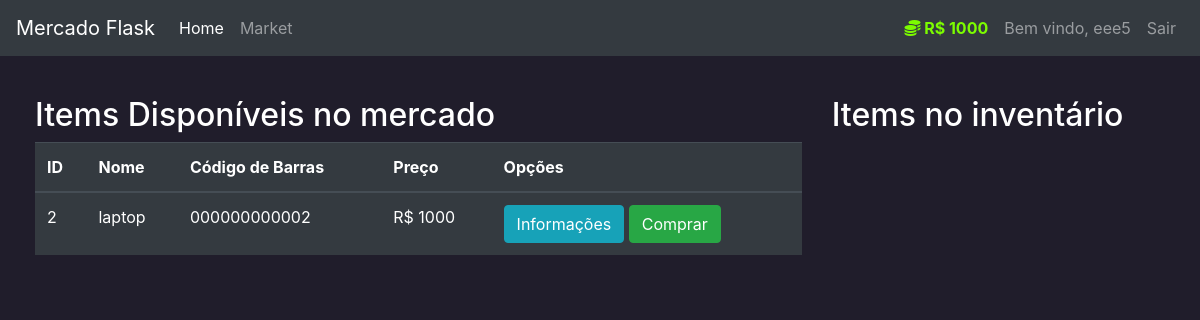
The page /market (signed in) on the database as committed earlier.
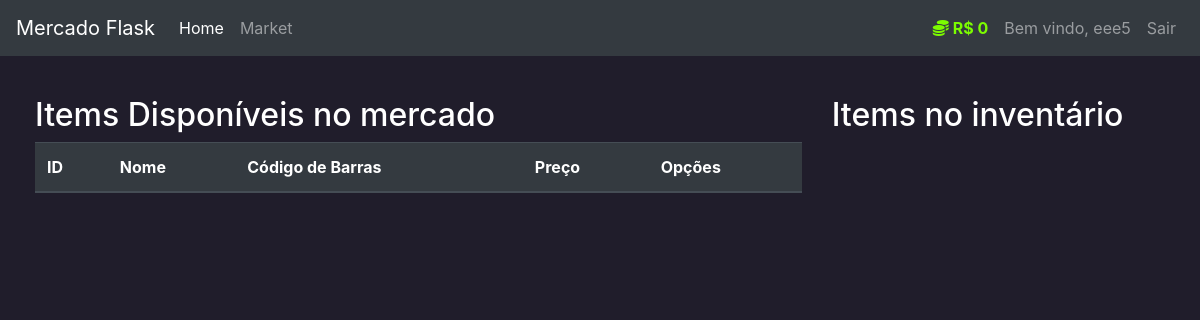
The same page on the database as committed later.
### market/models.py (models this page shows, shortened)
class User(db.Model, UserMixin):
    id = db.Column(db.Integer(), primary_key=True)
    username = db.Column(db.String(length=30), nullable=False, unique=True)
    email_address = db.Column(db.String(length=50), nullable=False, unique=True)
    password_hash = db.Column(db.String(length=60), nullable=False)
    budget = db.Column(db.Integer(), nullable=False, default=1000)
    items = db.relationship('Item', backref='owned_user', lazy=True)
    @property
    def password(self):
        return self.password

class Item(db.Model):
    id = db.Column(db.Integer(), primary_key=True)
    name = db.Column(db.String(length=30), nullable=False, unique=True)
    price = db.Column(db.Integer(), nullable=False, unique=False)
    barcode = db.Column(db.String(length=12), nullable=False, unique=True)
    description = db.Column(db.String(length=1024), nullable=False, unique=True)
    owner = db.Column(db.Integer(), db.ForeignKey('user.id'))

### market/routes.py (the view, shortened to what this page needs)
@app.route("/market", methods=['GET', 'POST'])
@login_required
def market_page():
    purchase_form = PurchaseItemForm()
    if request.method == "GET":
        items = Item.query.filter_by(owner=None)
        owned_items = Item.query.filter_by(owner=current_user.id)
        return render_template('market.html', items=items, purchase_form=purchase_form, owned_items=owned_items)

### market/models.py (called while the page is built)
@login_manager.user_loader
def load_user(user_id):
    return User.query.get(int(user_id))

### market/templates/market.html (shortened to what this page needs)
{% extends 'base.html' %}
{% block content %}
    <div class="row" style="margin-left: 20px;">
        <div class="col-8">
            <h2>Items Disponíveis no mercado</h2>
            <table class="table table-hover table-dark">
                <thead>
                    <tr>
                        <th scope="col">ID</th>
                        <th scope="col">Nome</th>
                        <th scope="col">Código de Barras</th>
                        <th scope="col">Preço</th>
                        <th scope="col">Opções</th>
                    </tr>
                </thead>
                <tbody>
                    {% for item in items %}
                    <tr>
                        <td>{{ item.id }}</td>
                        <td>{{ item.name }}</td>
                        <td>{{ item.barcode }}</td>
                        <td>R$ {{ item.price }}</td>
                        <td>
                            <button class="btn btn-outline btn-info" data-toggle="modal" data-target="#Modal-MoreInfo-{{ item.id }}">Informações</button>
                            <button class="btn btn-outline btn-success" data-toggle="modal" data-target="#Modal-PurchaseConfirm-{{ item.id }}">Comprar</button>
                        </td>
                    </tr>
                    {% endfor %}
                </tbody>
            </table>
        </div>
        <div class="col-4">
            <h2>Items no inventário</h2>
        </div>
    </div>
{% endblock %}

### market/templates/base.html (shortened to what this page needs)
<!doctype html>
<html lang="en">
<head>
    <link rel="stylesheet" href="https://cdn.jsdelivr.net/npm/bootstrap@4.5.3/dist/css/bootstrap.min.css">
</head>
<body>
    <nav class="navbar navbar-expand-md navbar-dark bg-dark">
    <a class="navbar-brand" href="{{ url_for('home_page') }}">Mercado Flask</a>
    <div class="collapse navbar-collapse" id="navbarNav">
        <ul class="navbar-nav mr-auto">
            <li class="nav-item active">
                <a class="nav-link" href="{{ url_for('home_page') }}">Home <span class="sr-only">(current)</span></a>
            </li>
            <li class="nav-item">
                <a class="nav-link" href="{{ url_for('market_page') }}">Market</a>
            </li>
        </ul>
        {% if current_user.is_authenticated %}
        <ul class="navbar-nav">
            <li class="nav-item">
                <a class="nav-link" style="color: lawngreen; font-weight: bold;">
                    <i class="fas fa-coins"></i>
                    R$ {{ current_user.budget }}
                </a>
            </li>
            <li class="nav-item">
                <a class="nav-link">Bem vindo, {{ current_user.username }}</a>
            </li>
            <li class="nav-item">
                <a class="nav-link" href="{{ url_for('logout_page') }}">Sair</a>
            </li>
        </ul>
        {% endif %}
    </div>
    </nav>
    <div style="height: 40px;"></div>
    {% block content %}
    {% endblock %}
</body>
</html>

Rows that differ between the two databases and show on the page:
no longer on this page (row edited): Item: id "2", name "laptop", barcode "000000000002", price "1000"
changed User "eee5": budget "1000" → "0"
